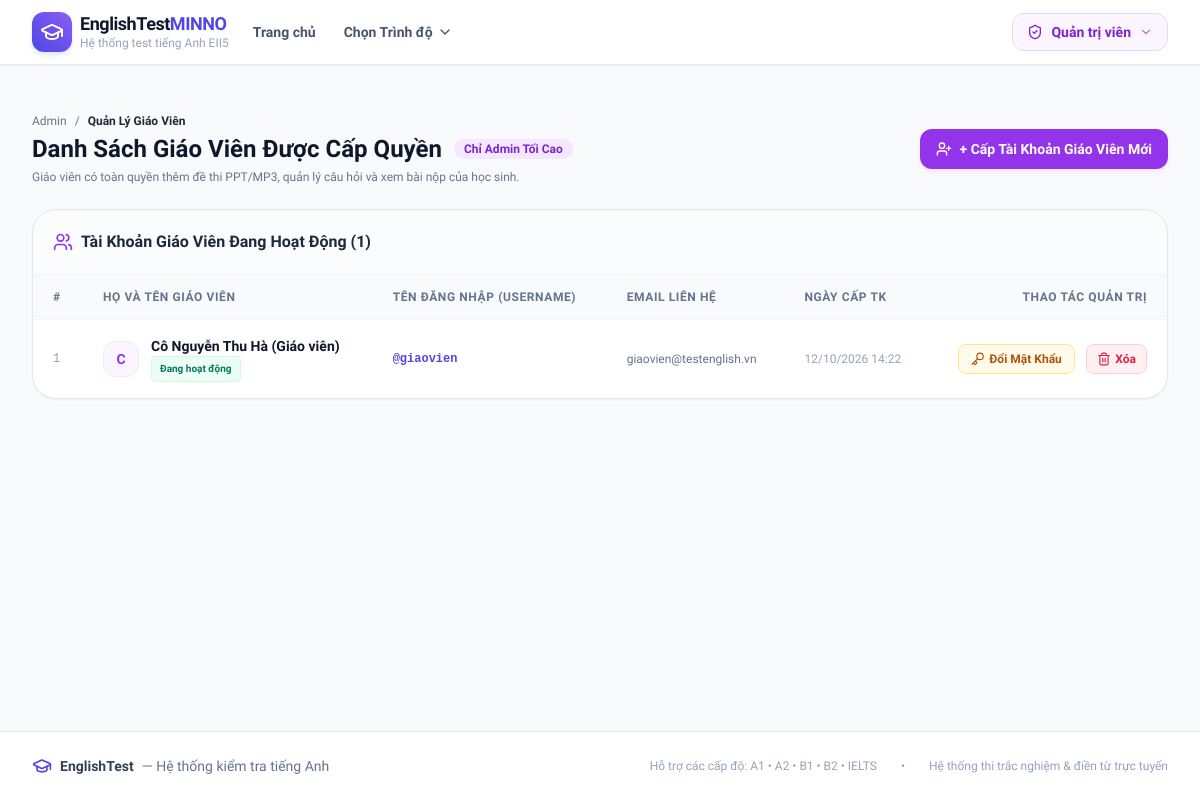
Before: /admin/teachers (signed in) with the older database file.
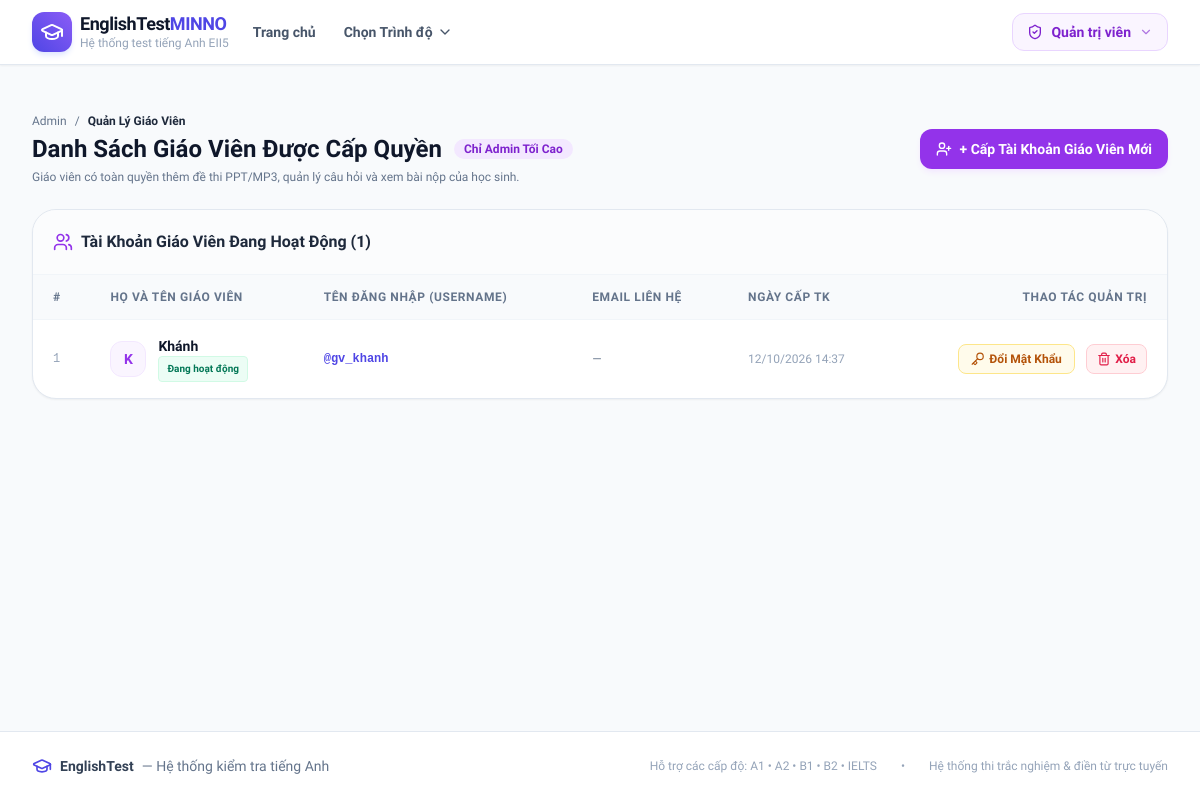
After: the same page with the newer database file.
### models.py (models this page shows, shortened)
class User(db.Model):
    __tablename__ = 'users'
    id = db.Column(db.Integer, primary_key=True)
    username = db.Column(db.String(80), unique=True, nullable=False)
    password_hash = db.Column(db.String(255), nullable=False)
    full_name = db.Column(db.String(120), nullable=False)
    email = db.Column(db.String(120), nullable=True)
    role = db.Column(db.String(20), default='user')  # 'admin' or 'user'
    created_at = db.Column(db.DateTime, default=datetime.utcnow)
    submissions = db.relationship('Submission', backref='user', lazy=True)

### app.py (the view, shortened to what this page needs)
@app.route('/admin/teachers', methods=['GET', 'POST'])
@admin_only_required
def admin_teachers():
    teachers = User.query.filter_by(role='teacher').order_by(User.created_at.desc()).all()
    return render_template('admin/teachers.html', teachers=teachers)

### app.py (called while the page is built)
def admin_only_required(f):
    @wraps(f)
    def decorated_function(*args, **kwargs):
        if not session.get('user_id'):
            return redirect(url_for('admin_login', next=request.path))
        if session.get('role') != 'admin':
            flash('Chức năng này chỉ dành riêng cho Quản trị viên tối cao (Admin).', 'danger')
            return redirect(url_for('admin_dashboard'))
        return f(*args, **kwargs)
    return decorated_function

@app.context_processor
def inject_globals():
    levels = Level.query.filter_by(is_active=True).order_by(Level.order_num).all()
    current_user = None
    if session.get('user_id'):
        current_user = User.query.get(session.get('user_id'))
    return {
        'all_levels': levels,
        'current_user': current_user,
        'is_admin': session.get('role') == 'admin',
        'is_teacher': session.get('role') == 'teacher',
        'is_staff': session.get('role') in ('admin', 'teacher'),
        'candidate_name': session.get('student_name'),
        'candidate_phone': session.get('student_phone'),
        'candidate_email': session.get('student_email')
    }

### models.py (called while the page is built)
    @property
    def active_tests_count(self):
        return len([t for t in self.tests if t.is_active])

### templates/admin/teachers.html (shortened to what this page needs)
{% extends 'base.html' %}
{% block content %}
<div class="max-w-7xl mx-auto px-4 sm:px-6 lg:px-8 py-8">
    <div class="flex flex-col md:flex-row md:items-center justify-between gap-4 mb-6">
        <div>
            <div class="flex items-center space-x-2 text-xs text-slate-500 mb-1">
                <a href="{{ url_for('admin_dashboard') }}" class="hover:text-indigo-600">Admin</a>
                <span>/</span>
                <span class="text-slate-800 font-bold">Quản Lý Giáo Viên</span>
            </div>
            <h1 class="text-2xl font-extrabold text-slate-900 flex items-center space-x-3">
                <span>Danh Sách Giáo Viên Được Cấp Quyền</span>
                <span class="text-xs px-2.5 py-0.5 rounded-full font-bold bg-purple-100 text-purple-700">Chỉ Admin Tối Cao</span>
            </h1>
            <p class="text-xs text-slate-500 mt-1">Giáo viên có toàn quyền thêm đề thi PPT/MP3, quản lý câu hỏi và xem bài nộp của học sinh.</p>
        </div>
        <button
            type="button"
            onclick="openNewTeacherModal()"
            class="px-4 py-2.5 bg-purple-600 hover:bg-purple-700 text-white font-bold rounded-xl text-sm shadow-md shadow-purple-100 transition flex items-center space-x-2"
        >
            <i data-lucide="user-plus" class="w-4 h-4"></i>
            <span>+ Cấp Tài Khoản Giáo Viên Mới</span>
        </button>
    </div>
    <div class="bg-white rounded-3xl border border-slate-200 shadow-sm overflow-hidden">
        <div class="p-5 border-b border-slate-100 flex items-center justify-between bg-slate-50/50">
            <div class="flex items-center space-x-2">
                <i data-lucide="users" class="w-5 h-5 text-purple-600"></i>
                <h2 class="font-bold text-slate-800 text-base">Tài Khoản Giáo Viên Đang Hoạt Động ({{ teachers|length }})</h2>
            </div>
        </div>
        {% if teachers %}
        <div class="overflow-x-auto">
            <table class="w-full text-left border-collapse text-sm">
                <thead>
                    <tr class="bg-slate-50 text-slate-500 font-bold text-xs uppercase tracking-wider border-b border-slate-100">
                        <th class="py-3.5 px-5">#</th>
                        <th class="py-3.5 px-5">Họ và Tên Giáo Viên</th>
                        <th class="py-3.5 px-5">Tên Đăng Nhập (Username)</th>
                        <th class="py-3.5 px-5">Email Liên Hệ</th>
                        <th class="py-3.5 px-5">Ngày Cấp TK</th>
                        <th class="py-3.5 px-5 text-right">Thao Tác Quản Trị</th>
                    </tr>
                </thead>
                <tbody class="divide-y divide-slate-100">
                    {% for t in teachers %}
                    <tr class="hover:bg-slate-50/80 transition group">
                        <td class="py-4 px-5 text-slate-400 font-mono text-xs">{{ loop.index }}</td>
                        <td class="py-4 px-5 font-bold text-slate-900">
                            <div class="flex items-center space-x-3">
                                <div class="w-9 h-9 rounded-xl bg-purple-50 text-purple-600 border border-purple-100 flex items-center justify-center font-bold text-sm">
                                    {{ t.full_name[:1] }}
                                </div>
                                <div>
                                    <p class="font-bold text-slate-900">{{ t.full_name }}</p>
                                    <span class="inline-flex items-center px-2 py-0.5 rounded text-[10px] font-bold bg-emerald-50 text-emerald-700 border border-emerald-100">
                                        Đang hoạt động
                                    </span>
                                </div>
                            </div>
                        </td>
                        <td class="py-4 px-5 font-mono text-xs text-indigo-600 font-bold">
                            @{{ t.username }}
                        </td>
                        <td class="py-4 px-5 text-slate-500 text-xs">
                            {{ t.email or '—' }}
                        </td>
                        <td class="py-4 px-5 text-slate-400 text-xs">
                            {{ t.created_at.strftime('%d/%m/%Y %H:%M') if t.created_at else '—' }}
                        </td>
                        <td class="py-4 px-5 text-right space-x-2">
                            <button
                                type="button"
                                onclick="openResetPasswordModal('{{ t.id }}', '{{ t.full_name }}', '{{ t.username }}')"
                                class="inline-flex items-center space-x-1 px-3 py-1.5 rounded-lg text-xs font-semibold bg-amber-50 text-amber-700 hover:bg-amber-100 transition border border-amber-200"
                                title="Đổi mật khẩu cho giáo viên này"
                            >
                                <i data-lucide="key" class="w-3.5 h-3.5"></i>
                                <span>Đổi Mật Khẩu</span>
                            </button>
                            <form method="POST" action="{{ url_for('admin_delete_teacher', teacher_id=t.id) }}" class="inline-block" onsubmit="return confirm('Bạn có chắc chắn muốn xóa tài khoản giáo viên {{ t.full_name }} (@{{ t.username }}) không?');">
                                <button type="submit" class="inline-flex items-center space-x-1 px-2.5 py-1.5 rounded-lg text-xs font-semibold bg-rose-50 text-rose-600 hover:bg-rose-100 transition border border-rose-200" title="Xóa tài khoản này">
                                    <i data-lucide="trash-2" class="w-3.5 h-3.5"></i>
                                    <span>Xóa</span>
                                </button>
                            </form>
                        </td>
                    </tr>
                    {% endfor %}
                </tbody>
            </table>
        </div>
        {% endif %}
    </div>
</div>
{% endblock %}

### templates/base.html (shortened to what this page needs)
<!DOCTYPE html>
<html lang="vi" class="h-full bg-slate-50">
<head>
    <script src="https://cdn.tailwindcss.com"></script>
    <link rel="stylesheet" href="{{ url_for('static', filename='css/custom.css') }}">
</head>
<body class="h-full flex flex-col font-['Plus_Jakarta_Sans',sans-serif] text-slate-800 antialiased selection:bg-indigo-500 selection:text-white">
    <nav class="bg-white border-b border-slate-200 sticky top-0 z-50 shadow-sm">
        <div class="max-w-7xl mx-auto px-4 sm:px-6 lg:px-8">
            <div class="flex justify-between h-16">
                <div class="flex items-center space-x-3">
                    <a href="{{ url_for('home') }}" class="flex items-center space-x-2 text-indigo-600 hover:text-indigo-700 transition">
                        <div class="w-10 h-10 rounded-xl bg-gradient-to-tr from-indigo-600 to-violet-500 flex items-center justify-center text-white shadow-md shadow-indigo-100">
                            <i data-lucide="graduation-cap" class="w-6 h-6"></i>
                        </div>
                        <div class="flex flex-col">
                            <span class="font-bold text-lg leading-tight tracking-tight text-slate-900">EnglishTest<span class="text-indigo-600">MINNO</span></span>
                            <span class="text-xs text-slate-400 font-medium">Hệ thống test tiếng Anh EII5</span>
                        </div>
                    </a>
                    <div class="hidden md:flex items-center space-x-1 ml-8">
                        <a href="{{ url_for('home') }}" class="px-3 py-2 rounded-lg text-sm font-semibold transition {% if request.endpoint == 'home' %}text-indigo-600 bg-indigo-50{% else %}text-slate-600 hover:text-slate-900 hover:bg-slate-100{% endif %}">
                            Trang chủ
                        </a>
                        <div class="relative group">
                            <button class="px-3 py-2 rounded-lg text-sm font-semibold text-slate-600 hover:text-slate-900 hover:bg-slate-100 flex items-center space-x-1">
                                <span>Chọn Trình độ</span>
                                <i data-lucide="chevron-down" class="w-4 h-4"></i>
                            </button>
                        </div>
                    </div>
                </div>
                <div class="flex items-center space-x-3">
                    {% if is_staff %}
                    <div class="relative group" id="user-menu-wrapper">
                        <button id="user-menu-button" type="button" onclick="toggleUserMenu(event)" class="inline-flex items-center space-x-2 px-3 py-1.5 sm:px-3.5 sm:py-2 text-xs sm:text-sm font-bold rounded-xl transition border cursor-pointer select-none {% if is_admin %}bg-purple-50 text-purple-700 border-purple-200 hover:bg-purple-100{% else %}bg-indigo-50 text-indigo-700 border-indigo-200 hover:bg-indigo-100{% endif %}">
                            <i data-lucide="{% if is_admin %}shield-check{% else %}graduation-cap{% endif %}" class="w-4 h-4"></i>
                            <span>{% if is_admin %}Quản trị viên{% else %}GV: {{ current_user.full_name }}{% endif %}</span>
                            <i data-lucide="chevron-down" class="w-3.5 h-3.5 opacity-60"></i>
                        </button>
                    </div>
                    {% endif %}
                </div>
            </div>
        </div>
    </nav>
    <main class="flex-1 w-full">
        {% block content %}{% endblock %}
    </main>
    <footer class="bg-white border-t border-slate-200 py-6 mt-12 text-sm text-slate-500">
        <div class="max-w-7xl mx-auto px-4 sm:px-6 lg:px-8 flex flex-col md:flex-row items-center justify-between gap-4">
            <div class="flex items-center space-x-2">
                <i data-lucide="graduation-cap" class="w-5 h-5 text-indigo-600"></i>
                <span class="font-semibold text-slate-700">EnglishTest</span>
                <span>— Hệ thống kiểm tra tiếng Anh</span>
            </div>
            <div class="flex items-center space-x-6 text-xs text-slate-400">
                <span>Hỗ trợ các cấp độ: A1 • A2 • B1 • B2 • IELTS</span>
                <span>•</span>
                <span>Hệ thống thi trắc nghiệm & điền từ trực tuyến</span>
            </div>
        </div>
    </footer>
</body>
</html>

Changed rows visible on the page:
removed User: full_name "C", full_name "Cô Nguyễn Thu Hà (Giáo viên)", username "giaovien", email "giaovien@testenglish.vn", created_at "12/10/2026 14:22"
added User: full_name "K", full_name "Khánh", username "gv_khanh", email "—", created_at "12/10/2026 14:37"
